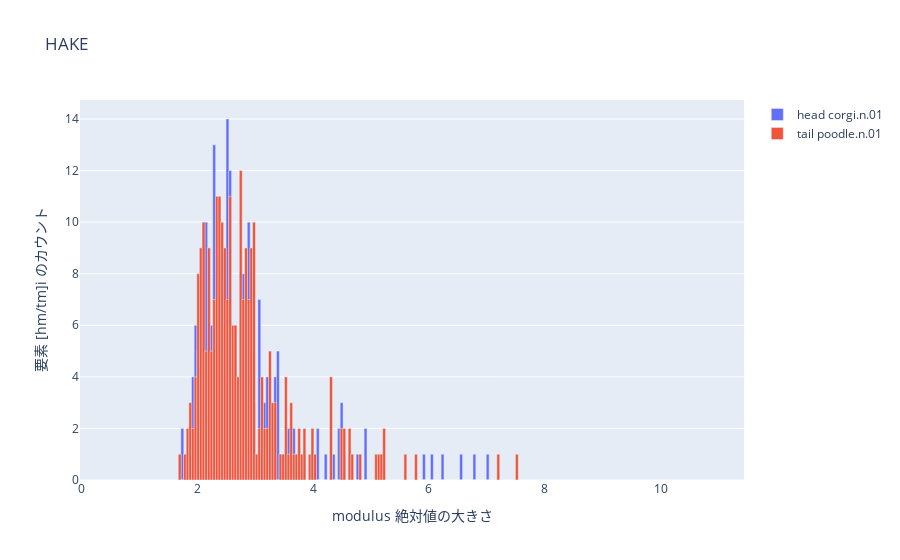

Write notebook code for a chart like this one.
### Code cell
# headとtailの各座標を計算
phase_head, mod_head = np.split(entity_embedding[head_id], 2)
phase_tail, mod_tail = np.split(entity_embedding[tail_id], 2)

# ログ変換と極座標への変換
mod_head = np.log(np.abs(mod_head)) * np.sign(mod_head)
mod_tail = np.log(np.abs(mod_tail)) * np.sign(mod_tail)

# ヒストグラムの作成
hist_head = np.histogram(mod_head, bins=bin_edges)
hist_tail = np.histogram(mod_tail, bins=bin_edges)

# Plotlyを使用してヒストグラムをプロット
fig = go.Figure()

# Head Entityのヒストグラム
fig.add_trace(go.Bar(x=hist_head[1][:-1], y=hist_head[0], name="head "+entities_dict[head_id], opacity=1.0, width=0.05))

# Tail Entityのヒストグラム
fig.add_trace(go.Bar(x=hist_tail[1][:-1], y=hist_tail[0], name="tail "+entities_dict[tail_id], opacity=1.0, width=0.05))

# レイアウトの設定
fig.update_layout(
    title='HAKE',
    xaxis=dict(title='modulus 絶対値の大きさ'),
    yaxis=dict(title='要素 [hm/tm]i のカウント'),
    barmode='overlay',  # HeadとTailのヒストグラムをオーバーレイ
)

# プロットの表示
fig.show()

### Figure 1 — Plotly figure (JSON) as saved in the notebook; plotly's stock layout.template omitted (floating-point values rounded to 4 significant figures; data arrays with more than 128 entries replaced by an {"elided": "..."} marker saying what was removed)
{"data": [{"name": "head corgi.n.01", "opacity": 1, "type": "bar", "width": 0.05, "x": {"elided": "250 float values"}, "y": {"elided": "250 int values"}}, {"name": "tail poodle.n.01", "opacity": 1, "type": "bar", "width": 0.05, "x": {"elided": "250 float values"}, "y": {"elided": "250 int values"}}], "layout": {"barmode": "overlay", "title": {"text": "HAKE"}, "xaxis": {"title": {"text": "modulus 絶対値の大きさ"}}, "yaxis": {"title": {"text": "要素 [hm/tm]i のカウント"}}}}
